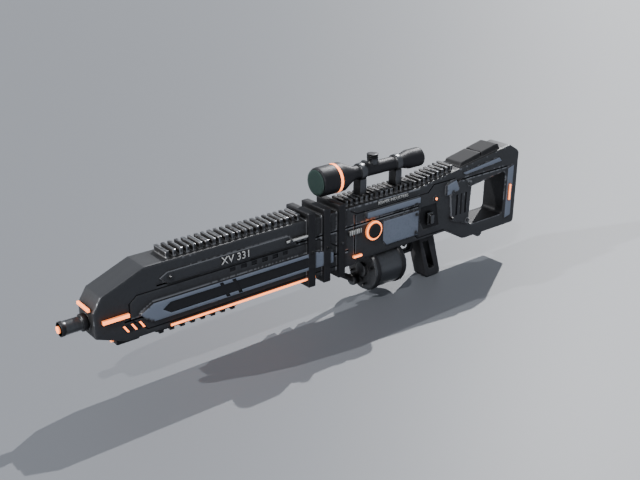
#> input picture kit/anchors/orbital_sniper_80.png, 640 x 480 px
$ python colour.py ../anchors/orbital_sniper_80.png
#> lines starting #> are read from the running program, lines starting #| are printed output that depends on the picture
### kit/blender/rbx_colour.py
"""rbx_colour.py — colour arithmetic for the kit's colour checks (plain numpy: no Blender, unit-tested).

    lab = srgb_to_lab((0.8, 0.6, 0.4))          # sRGB 0..1 -> CIELAB (D65): L* lightness, a* green-red, b* blue-yellow
    colour_words(lab_model, lab_reference)      # "darker by 16 L*, greyer" / "green where the reference is blue"
    colour_off(lab_model, lab_reference)        # another HUE, or half / twice the saturation (lightness is light's)
"""

import math

import numpy as np


def srgb_to_lab(rgb):
    """sRGB colours (0..1, ... x 3) -> CIELAB (D65): L* 0..100 lightness, a* green(-)..red(+), b* blue(-)..yellow(+)"""
    c = np.clip(np.asarray(rgb, dtype=np.float64), 0.0, 1.0)
    lin = np.where(c <= 0.04045, c / 12.92, ((c + 0.055) / 1.055) ** 2.4)
    xyz = lin @ np.array([[0.4124, 0.3576, 0.1805], [0.2126, 0.7152, 0.0722], [0.0193, 0.1192, 0.9505]]).T
    xyz = xyz / np.array([0.95047, 1.0, 1.08883])
    f = np.where(xyz > (6 / 29) ** 3, np.cbrt(xyz), xyz / (3 * (6 / 29) ** 2) + 4 / 29)
    return np.stack([116 * f[..., 1] - 16, 500 * (f[..., 0] - f[..., 1]), 200 * (f[..., 1] - f[..., 2])], -1)


# [18 lines left out: function colour_words, not called in this run]


def hue_name(deg):
    """a CIELAB hue angle as a colour word (red ~30, orange ~60, yellow ~95, green ~140, cyan ~200, blue ~280)"""
    for top, word in ((15, "magenta-red"), (45, "red"), (75, "orange"), (110, "yellow"), (170, "green"), (230, "cyan"),
                      (300, "blue"), (340, "purple"), (360, "magenta-red")):
        if deg < top:
            return word
    return "red"


# [16 lines left out: functions hue_turn, colour_off, not called in this run]

### kit/refs/colour.py
"""colour.py — is a REFERENCE PICTURE colour-graded? Before a colour is sampled from a photo or a render, its tint is
measured on a surface known to be NEUTRAL (black rubber, grey steel, white paper: --neutral x0,y0,x1,y1) or, without
one, on the picture's least colourful mid-tones; the picture is BALANCED so that surface reads grey again, and every
sample is given raw and balanced. Why (kit lesson, 2026-10-07): a colour-graded render read black rubber as navy.

    python kit/refs/colour.py <picture> [--neutral x0,y0,x1,y1] [--sample name=x0,y0,x1,y1 ...] [--out <png>]

  -> one JSON line: the cast (its chroma in CIELAB and its hue in words: "blue", "orange"...; under 4 = neutral),
     the white-balance gains, each sample's colour raw and balanced (sRGB hex + Lab), and the balanced picture
     (build/refs/colour/<picture>_balanced.png) to sample from.
"""

import json
import math
import os
import sys

import numpy as np
from PIL import Image

HERE = os.path.dirname(os.path.abspath(__file__))
REPO = os.path.abspath(os.path.join(HERE, "..", ".."))
sys.path.insert(0, os.path.join(REPO, "kit", "blender"))
import rbx_colour  # noqa: E402  (CIELAB, hue names)

TINTED = 4.0  # chroma (CIELAB) of a supposedly neutral surface above which the picture counts as colour-graded


def to_linear(c):
    c = np.asarray(c, dtype=np.float64)
    return np.where(c <= 0.04045, c / 12.92, ((c + 0.055) / 1.055) ** 2.4)


def to_srgb(c):
    c = np.clip(np.asarray(c, dtype=np.float64), 0.0, 1.0)
    return np.where(c <= 0.0031308, c * 12.92, 1.055 * c ** (1 / 2.4) - 0.055)


def _box(text):
    x0, y0, x1, y1 = (int(float(v)) for v in text.split(","))
    return x0, y0, x1, y1


def _hex(srgb):
    return "#" + "".join(f"{int(round(min(1, max(0, v)) * 255)):02x}" for v in srgb)


def neutral_mean(lin, box=None):
    """the mean LINEAR colour of the neutral surface: the box, or the least colourful mid-tones (luminance 8..85%,
    the 15% with the least saturation) -> (rgb, where)"""
    if box:
        x0, y0, x1, y1 = box
        return lin[y0:y1, x0:x1].reshape(-1, 3).mean(0), "the neutral box"
    flat = lin.reshape(-1, 3)
    lum = flat @ np.array([0.2126, 0.7152, 0.0722])
    mx, mn = flat.max(1), flat.min(1)
    sat = (mx - mn) / np.maximum(mx, 1e-6)
    mid = (lum > 0.008) & (lum < 0.7)  # (linear: about 8..85% in sRGB)
    if mid.sum() < 50:
        return flat.mean(0), "the whole picture"
    cut = np.quantile(sat[mid], 0.15)
    pick = mid & (sat <= cut)
    return flat[pick].mean(0), "the least colourful mid-tones"


def measure(path, neutral=None, samples=(), out=None):
    img = np.asarray(Image.open(path).convert("RGB"), dtype=np.float64) / 255.0
    lin = to_linear(img)
    mean, where = neutral_mean(lin, neutral)
    lab = rbx_colour.srgb_to_lab(to_srgb(mean))
    chroma = float(math.hypot(lab[1], lab[2]))
    hue = rbx_colour.hue_name(math.degrees(math.atan2(lab[2], lab[1])) % 360)
    gains = float(mean.mean()) / np.maximum(mean, 1e-6)  # von Kries: the neutral surface made grey, its brightness kept
    balanced = lin * gains
    res = {"cast": {"chroma": round(chroma, 2), "hue": hue, "graded": chroma >= TINTED, "measured_on": where,
                    "neutral_srgb": _hex(to_srgb(mean))},
           "gains": [round(float(g), 4) for g in gains], "samples": []}
    for name, (x0, y0, x1, y1) in samples:
        raw = lin[y0:y1, x0:x1].reshape(-1, 3).mean(0)
        bal = raw * gains
        raw_s, bal_s = to_srgb(raw), to_srgb(bal)
        raw_lab, bal_lab = rbx_colour.srgb_to_lab(raw_s), rbx_colour.srgb_to_lab(bal_s)
        res["samples"].append({"name": name, "raw": _hex(raw_s), "balanced": _hex(bal_s),
                               "balanced_linear": [round(float(v), 4) for v in np.clip(bal, 0, 1)],
                               "raw_lab": [round(float(v), 1) for v in raw_lab],
                               "balanced_lab": [round(float(v), 1) for v in bal_lab],
                               "grading_did": rbx_colour.colour_words(raw_lab, bal_lab)})
    if out is None:
        stem = os.path.splitext(os.path.basename(path))[0]
        out = os.path.join(REPO, os.environ.get("KIT_BUILD", "build"), "refs", "colour", f"{stem}_balanced.png")
    os.makedirs(os.path.dirname(out), exist_ok=True)
    Image.fromarray((to_srgb(balanced) * 255).round().astype(np.uint8)).save(out)
    res["balanced_picture"] = out
    return res


def main(argv):
    if not argv or argv[0].startswith("--"):
        print(json.dumps({"schema": 1, "status": "fail", "summary": "refs colour: give a picture",
                          "next_action": "lune run kit refs colour <picture> --neutral x0,y0,x1,y1 --sample grip=..."}))
        return 1
    neutral = _box(argv[argv.index("--neutral") + 1]) if "--neutral" in argv else None
    samples = []
    for i, a in enumerate(argv):
        if a == "--sample" and i + 1 < len(argv) and "=" in argv[i + 1]:
            name, box = argv[i + 1].split("=", 1)
            samples.append((name, _box(box)))
    out = argv[argv.index("--out") + 1] if "--out" in argv else None
    res = measure(argv[0], neutral, samples, out)
#> in to_linear, `return np.where(c <= 0.04045, c / 12.92, ((c + 0.055) / 1.055) ** 2.4)`:
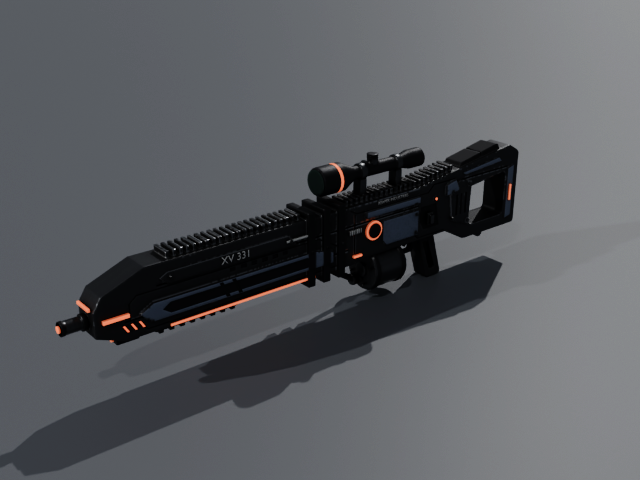
#> returned value: shape (480, 640, 3) float64; mean of channels 0, 1, 2 0.359, 0.367, 0.382; drawn as R, G, B
#> in neutral_mean, `cut = np.quantile(sat[mid], 0.15)`: cut = 0.0344
#> in measure, `mean, where = neutral_mean(lin, neutral)`: mean = [0.522, 0.529, 0.539]; where = 'the least colourful mid-tones'
#> in to_srgb, `c = np.clip(np.asarray(c, dtype=np.float64), 0.0, 1.0)`: c = [0.522, 0.529, 0.539]
#> in srgb_to_lab, `c = np.clip(np.asarray(rgb, dtype=np.float64), 0.0, 1.0)`: c = [0.75, 0.754, 0.76]
#> in srgb_to_lab, `lin = np.where(c <= 0.04045, c / 12.92, ((c + 0.055) / 1.055) ** 2.4)`: lin = [0.522, 0.529, 0.539]
#> in srgb_to_lab, `xyz = lin @ np.array([[0.4124, 0.3576, 0.1805], [0.2126, 0.7152, 0.072..`: xyz = [0.502, 0.528, 0.585]
#> in srgb_to_lab, `xyz = xyz / np.array([0.95047, 1.0, 1.08883])`: xyz = [0.528, 0.528, 0.537]
#> in srgb_to_lab, `f = np.where(xyz > (6 / 29) ** 3, np.cbrt(xyz), xyz / (3 * (6 / 29) **..`: f = [0.808, 0.808, 0.813]
#> in measure, `lab = rbx_colour.srgb_to_lab(to_srgb(mean))`: lab = [77.77, -0.105, -0.931]
#> in measure, `chroma = float(math.hypot(lab[1], lab[2]))`: chroma = 0.937
#> in measure, `hue = rbx_colour.hue_name(math.degrees(math.atan2(lab[2], lab[1])) % 3..`: hue = 'blue'
#> in measure, `gains = float(mean.mean()) / np.maximum(mean, 1e-6)`: gains = [1.02, 1, 0.984]
#> res = 4 items
    c = res["cast"]
#> c = {'chroma': 0.94, 'hue': 'blue', 'graded': False, 'measured_on': 'the least colourful mid-tones', 'neutral_srgb': '#bfc0c2'}
    rows = [f"  {s['name']:<16} raw {s['raw']}  balanced {s['balanced']}  (the grading made it {s['grading_did']})"
            for s in res["samples"]]
#> rows = []
    verdict = (f"COLOUR-GRADED: a {c['hue']} cast of chroma {c['chroma']:g} on {c['measured_on']}" if c["graded"]
               else f"neutral (chroma {c['chroma']:g} on {c['measured_on']})")
    print(json.dumps({"schema": 1, "status": "pass", "summary": f"refs colour {os.path.basename(argv[0])}: {verdict}",
                      "next_action": ("sample from the BALANCED colours (or the balanced picture): "
                                      f"{res['balanced_picture']}" if c["graded"] else
                                      "its colours can be sampled as they are") +
                      ("" if neutral else " — give --neutral x0,y0,x1,y1 on a surface you know is grey / black / "
                       "white for a sure answer"), "rows": rows, **res}))
#> (printed output is left out)
    return 0


if __name__ == "__main__":
    sys.exit(main(sys.argv[1:]))
#> (the program exits here)
